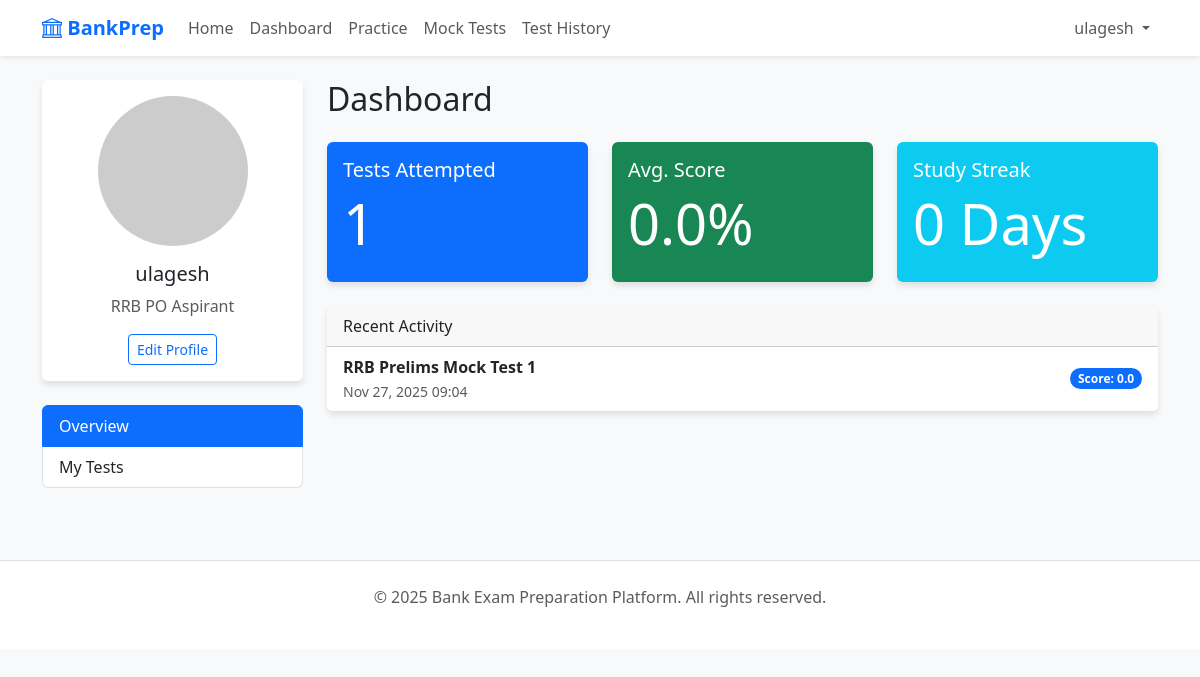
Page /users/dashboard/ (signed in) on the committed database.
### users/models.py (models this page shows, shortened)
class User(AbstractUser):
    bio = models.TextField(blank=True)
    target_exam = models.CharField(max_length=100, blank=True)
    subscription_status = models.BooleanField(default=False)

### tests/models.py (models this page shows, shortened)
class UserTestAttempt(models.Model):
    user = models.ForeignKey(settings.AUTH_USER_MODEL, on_delete=models.CASCADE)
    mock_test = models.ForeignKey(MockTest, on_delete=models.CASCADE)
    score = models.FloatField(default=0.0)
    correct_count = models.IntegerField(default=0)
    wrong_count = models.IntegerField(default=0)
    skipped_count = models.IntegerField(default=0)
    completed_at = models.DateTimeField(auto_now_add=True)

class MockTest(models.Model):
    DIFFICULTY_CHOICES = [
        ('Easy', 'Easy'),
        ('Medium', 'Medium'),
        ('Hard', 'Hard'),
    ]
    EXAM_TYPE_CHOICES = [
        ('SBI', 'SBI Clerk'),
        ('IBPS', 'IBPS Clerk'),
        ('RRB', 'RRB Clerk'),
    ]
    STAGE_CHOICES = [
        ('Prelims', 'Prelims'),
        ('Mains', 'Mains'),
    ]
    title = models.CharField(max_length=200)
    exam = models.ForeignKey(Exam, on_delete=models.CASCADE)
    duration = models.IntegerField(help_text="Duration in minutes")
    difficulty = models.CharField(max_length=10, choices=DIFFICULTY_CHOICES, default='Medium')
    exam_type = models.CharField(max_length=10, choices=EXAM_TYPE_CHOICES, default='SBI')
    stage = models.CharField(max_length=10, choices=STAGE_CHOICES, default='Prelims')
    total_marks = models.FloatField(default=100.0)
    created_at = models.DateTimeField(auto_now_add=True)

### users/views.py (the view)
# urls.py: path('dashboard/', views.dashboard, name='dashboard'),
@login_required
def dashboard(request):
    user_attempts = UserTestAttempt.objects.filter(user=request.user).select_related('mock_test')
    tests_attempted = user_attempts.count()
    avg_score = 0
    if tests_attempted > 0:
        total_percentage = 0
        for attempt in user_attempts:
            if attempt.mock_test.total_marks > 0:
                total_percentage += (attempt.score / attempt.mock_test.total_marks) * 100
        avg_score = total_percentage / tests_attempted
    recent_activity = user_attempts.order_by('-completed_at')[:5]
    context = {
        'tests_attempted': tests_attempted,
        'avg_score': avg_score,
        'recent_activity': recent_activity
    }
    return render(request, 'users/dashboard.html', context)

### users/templates/users/dashboard.html
{% extends "base.html" %}
{% block content %}
<div class="row">
    <div class="col-md-3">
        <div class="card mb-4">
            <div class="card-body text-center">
                <img src="https://via.placeholder.com/150" class="rounded-circle mb-3" alt="Profile">
                <h5 class="card-title">{{ user.username }}</h5>
                <p class="text-muted">{{ user.target_exam }} Aspirant</p>
                <a href="{% url 'profile' %}" class="btn btn-sm btn-outline-primary">Edit Profile</a>
            </div>
        </div>
        <div class="list-group mb-4">
            <a href="{% url 'dashboard' %}" class="list-group-item list-group-item-action active">Overview</a>
            <a href="{% url 'test_list' %}" class="list-group-item list-group-item-action">My Tests</a>
        </div>
    </div>
    <div class="col-md-9">
        <h2 class="mb-4">Dashboard</h2>
        <div class="row mb-4">
            <div class="col-md-4">
                <div class="card bg-primary text-white h-100">
                    <div class="card-body">
                        <h5 class="card-title">Tests Attempted</h5>
                        <h2 class="display-4">{{ tests_attempted }}</h2>
                    </div>
                </div>
            </div>
            <div class="col-md-4">
                <div class="card bg-success text-white h-100">
                    <div class="card-body">
                        <h5 class="card-title">Avg. Score</h5>
                        <h2 class="display-4">{{ avg_score|floatformat:1 }}%</h2>
                    </div>
                </div>
            </div>
            <div class="col-md-4">
                <div class="card bg-info text-white h-100">
                    <div class="card-body">
                        <h5 class="card-title">Study Streak</h5>
                        <h2 class="display-4">0 Days</h2>
                    </div>
                </div>
            </div>
        </div>
        <div class="card mb-4">
            <div class="card-header">
                Recent Activity
            </div>
            <ul class="list-group list-group-flush">
                {% for attempt in recent_activity %}
                <li class="list-group-item d-flex justify-content-between align-items-center">
                    <div>
                        <strong>{{ attempt.mock_test.title }}</strong>
                        <br>
                        <small class="text-muted">{{ attempt.completed_at|date:"M d, Y H:i" }}</small>
                    </div>
                    <span class="badge bg-primary rounded-pill">Score: {{ attempt.score|floatformat:1 }}</span>
                </li>
                {% empty %}
                <li class="list-group-item text-muted">No recent activity.</li>
                {% endfor %}
            </ul>
        </div>
    </div>
</div>
{% endblock %}

### templates/base.html (shortened to what this page needs)
<!DOCTYPE html>
<html lang="en">
<head>
    <link href="https://cdn.jsdelivr.net/npm/bootstrap@5.3.0/dist/css/bootstrap.min.css" rel="stylesheet">
    <link rel="stylesheet" href="https://cdn.jsdelivr.net/npm/bootstrap-icons@1.10.0/font/bootstrap-icons.css">
</head>
<body>
    <nav class="navbar navbar-expand-lg navbar-light bg-white shadow-sm mb-4">
        <div class="container">
            <a class="navbar-brand" href="{% url 'home' %}"><i class="bi bi-bank"></i> BankPrep</a>
            <div class="collapse navbar-collapse" id="navbarNav">
                <ul class="navbar-nav me-auto">
                    <li class="nav-item">
                        <a class="nav-link" href="{% url 'home' %}">Home</a>
                    </li>
                    {% if user.is_authenticated %}
                    <li class="nav-item">
                        <a class="nav-link" href="{% url 'dashboard' %}">Dashboard</a>
                    </li>
                    <li class="nav-item">
                        <a class="nav-link" href="{% url 'practice_home' %}">Practice</a>
                    </li>
                    <li class="nav-item">
                        <a class="nav-link" href="{% url 'test_list' %}">Mock Tests</a>
                    </li>
                    <li class="nav-item">
                        <a class="nav-link" href="{% url 'test_history' %}">Test History</a>
                    </li>
                    {% endif %}
                </ul>
                <ul class="navbar-nav">
                    {% if user.is_authenticated %}
                    <li class="nav-item dropdown">
                        <a class="nav-link dropdown-toggle" href="#" id="userDropdown" role="button"
                            data-bs-toggle="dropdown">
                            {{ user.username }}
                        </a>
                    </li>
                    {% endif %}
                </ul>
            </div>
        </div>
    </nav>
    <div class="container">
        {% block content %}{% endblock %}
    </div>
    <footer class="bg-white mt-5 py-4 border-top">
        <div class="container text-center text-muted">
            <p>&copy; 2025 Bank Exam Preparation Platform. All rights reserved.</p>
        </div>
    </footer>
</body>
</html>

### templates/base.html (style rules this page uses)
body { background-color: #f8f9fa; }
.navbar-brand { font-weight: bold; color: #0d6efd !important; }
.card { border: none; box-shadow: 0 4px 6px rgba(0, 0, 0, 0.1); transition: transform 0.2s; }

### rows in the picture
User: username "ulagesh", target_exam "RRB PO"
UserTestAttempt: mock_test "RRB Prelims Mock Test 1", completed_at "Nov 27, 2025 09:04", score "0.0"

### other values in the picture
{{ tests_attempted }} "1"
{{ avg_score|floatformat:1 }} "0.0"
